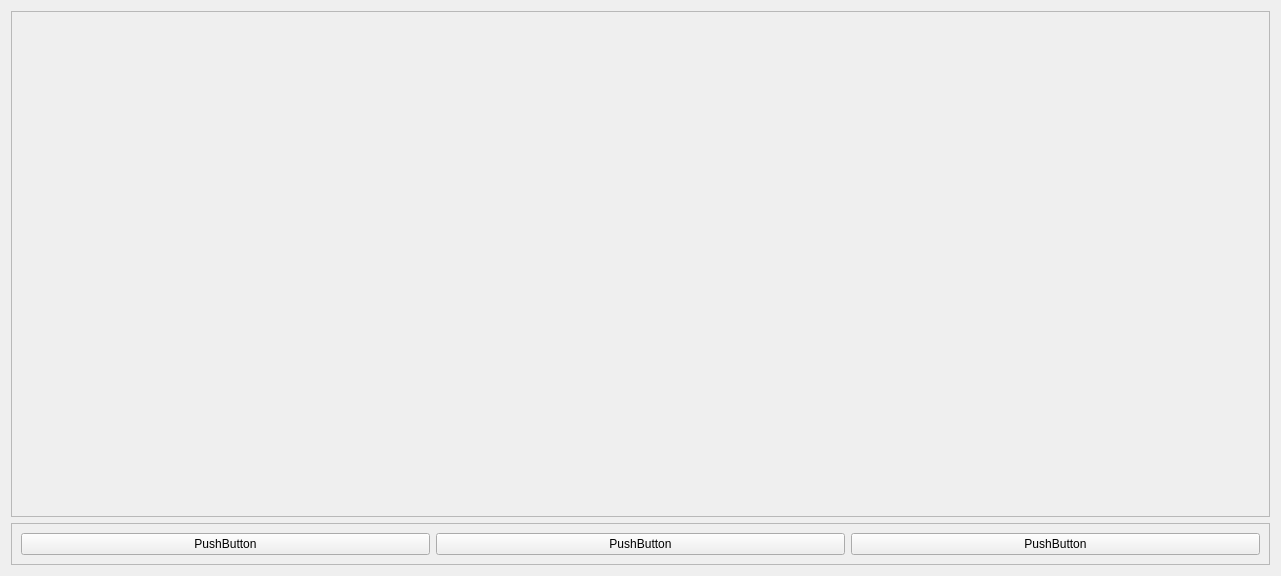
<?xml version="1.0" encoding="UTF-8"?>
<ui version="4.0">
 <class>MainForm</class>
 <widget class="QWidget" name="MainForm">
  <property name="geometry">
   <rect>
    <x>0</x>
    <y>0</y>
    <width>1281</width>
    <height>576</height>
   </rect>
  </property>
  <property name="windowTitle">
   <string>Form</string>
  </property>
  <layout class="QVBoxLayout" name="verticalLayout">
   <item>
    <widget class="QFrame" name="frame_2">
     <property name="sizePolicy">
      <sizepolicy hsizetype="Expanding" vsizetype="Expanding">
       <horstretch>0</horstretch>
       <verstretch>0</verstretch>
      </sizepolicy>
     </property>
     <property name="frameShape">
      <enum>QFrame::StyledPanel</enum>
     </property>
     <property name="frameShadow">
      <enum>QFrame::Raised</enum>
     </property>
     <layout class="QVBoxLayout" name="verticalLayout_3">
      <property name="spacing">
       <number>0</number>
      </property>
      <property name="leftMargin">
       <number>0</number>
      </property>
      <property name="topMargin">
       <number>0</number>
      </property>
      <property name="rightMargin">
       <number>0</number>
      </property>
      <property name="bottomMargin">
       <number>0</number>
      </property>
      <item>
       <layout class="QVBoxLayout" name="videoLayout">
        <property name="spacing">
         <number>0</number>
        </property>
        <property name="sizeConstraint">
         <enum>QLayout::SetDefaultConstraint</enum>
        </property>
       </layout>
      </item>
     </layout>
    </widget>
   </item>
   <item>
    <widget class="QFrame" name="frame">
     <property name="sizePolicy">
      <sizepolicy hsizetype="Expanding" vsizetype="Fixed">
       <horstretch>0</horstretch>
       <verstretch>0</verstretch>
      </sizepolicy>
     </property>
     <property name="maximumSize">
      <size>
       <width>16777215</width>
       <height>50</height>
      </size>
     </property>
     <property name="frameShape">
      <enum>QFrame::StyledPanel</enum>
     </property>
     <property name="frameShadow">
      <enum>QFrame::Raised</enum>
     </property>
     <layout class="QHBoxLayout" name="horizontalLayout">
      <item>
       <widget class="QPushButton" name="pushButton">
        <property name="text">
         <string>PushButton</string>
        </property>
       </widget>
      </item>
      <item>
       <widget class="QPushButton" name="pushButton_2">
        <property name="text">
         <string>PushButton</string>
        </property>
       </widget>
      </item>
      <item>
       <widget class="QPushButton" name="pushButton_3">
        <property name="text">
         <string>PushButton</string>
        </property>
       </widget>
      </item>
     </layout>
    </widget>
   </item>
  </layout>
 </widget>
 <resources/>
 <connections/>
</ui>
